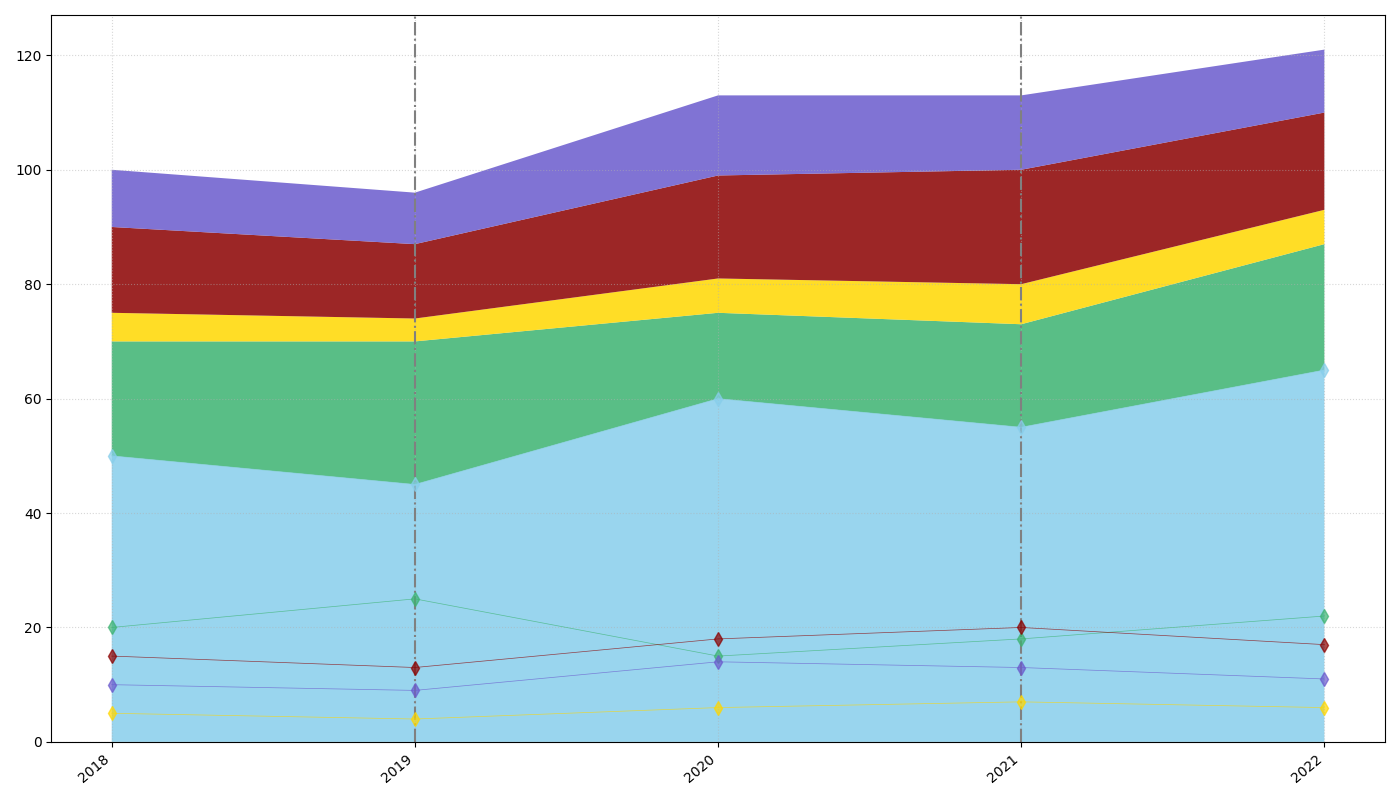

Recreate this plot in Python.
import matplotlib.pyplot as plt
import numpy as np

years = np.arange(2018, 2023)
swimmer_assist = np.array([50, 45, 60, 55, 65])
minor_injuries = np.array([20, 25, 15, 18, 22])
major_injuries = np.array([5, 4, 6, 7, 6])
rough_seas = np.array([15, 13, 18, 20, 17])
crowd_control = np.array([10, 9, 14, 13, 11])

rescue_data = np.vstack([swimmer_assist, minor_injuries, major_injuries, rough_seas, crowd_control])

fig, ax = plt.subplots(figsize=(14, 8))
ax.stackplot(years, rescue_data, colors=['#87CEEB', '#3CB371', '#FFD700', '#8B0000', '#6A5ACD'], alpha=0.85)

highlight_years = [2019, 2021]
for year in highlight_years:
    ax.axvline(x=year, color='gray', linestyle='-.', linewidth=1.5)

ax.grid(visible=True, linestyle=':', alpha=0.5)

ax.set_xticks(years)
ax.set_xticklabels(years, rotation=40, ha='right')

for y, color in zip(rescue_data, ['#87CEEB', '#3CB371', '#FFD700', '#8B0000', '#6A5ACD']):
    ax.plot(years, y, marker='d', markersize=7, color=color, linestyle='-', linewidth=0.5, alpha=0.7)

plt.tight_layout()
plt.show()
